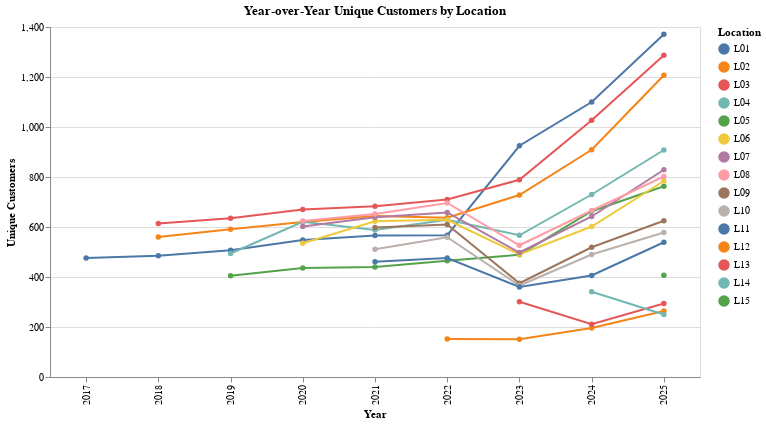

Notebook code for this chart:
### Code cell
import pandas as pd
import altair as alt

# Ensure datetime
customer_order_df["Date"] = pd.to_datetime(customer_order_df["Date"], errors="coerce")

# Aggregate YoY by Location
cust_yoy = (
    customer_order_df
    .dropna(subset=["Date"])  # avoid Year=NaN group
    .assign(Year=lambda df: df["Date"].dt.year)
    .groupby(["Year", "LocationID"], as_index=False)
    .agg(
        orders=("OrderID", "nunique"),
        customers=("CustomerID", "nunique"),
        rows=("CustomerID", "count"),
    )
)

# YoY chart: unique customers by location
chart = (
    alt.Chart(cust_yoy)
    .mark_line(point=True)
    .encode(
        x=alt.X("Year:O", title="Year"),
        y=alt.Y("customers:Q", title="Unique Customers"),
        color=alt.Color("LocationID:N", title="Location"),
        tooltip=[
            alt.Tooltip("Year:O", title="Year"),
            alt.Tooltip("LocationID:N", title="Location"),
            alt.Tooltip("customers:Q", title="Unique Customers"),
            alt.Tooltip("orders:Q", title="Unique Orders"),
            alt.Tooltip("rows:Q", title="Rows"),
        ],
    )
    .properties(title="Year-over-Year Unique Customers by Location", width=650, height=350)
)

chart

### Figure 1 — Vega-Lite specification as saved in the notebook (floating-point values rounded to 4 significant figures)
{"config": {"view": {"continuousWidth": 300, "continuousHeight": 300}}, "data": {"name": "data-6c07531aa2b1eeae8fe35263341da7a1"}, "mark": {"type": "line", "point": true}, "encoding": {"color": {"field": "LocationID", "title": "Location", "type": "nominal"}, "tooltip": [{"field": "Year", "title": "Year", "type": "ordinal"}, {"field": "LocationID", "title": "Location", "type": "nominal"}, {"field": "customers", "title": "Unique Customers", "type": "quantitative"}, {"field": "orders", "title": "Unique Orders", "type": "quantitative"}, {"field": "rows", "title": "Rows", "type": "quantitative"}], "x": {"field": "Year", "title": "Year", "type": "ordinal"}, "y": {"field": "customers", "title": "Unique Customers", "type": "quantitative"}}, "height": 350, "title": "Year-over-Year Unique Customers by Location", "width": 650, "$schema": "https://vega.github.io/schema/vega-lite/v5.20.1.json", "datasets": {"data-6c07531aa2b1eeae8fe35263341da7a1": [{"Year": 2017, "LocationID": "L01", "orders": 733, "customers": 476, "rows": 733}, {"Year": 2018, "LocationID": "L01", "orders": 771, "customers": 485, "rows": 771}, {"Year": 2018, "LocationID": "L02", "orders": 686, "customers": 560, "rows": 686}, {"Year": 2018, "LocationID": "L03", "orders": 729, "customers": 614, "rows": 729}, {"Year": 2019, "LocationID": "L01", "orders": 796, "customers": 507, "rows": 796}, {"Year": 2019, "LocationID": "L02", "orders": 719, "customers": 591, "rows": 719}, {"Year": 2019, "LocationID": "L03", "orders": 748, "customers": 635, "rows": 748}, {"Year": 2019, "LocationID": "L04", "orders": 596, "customers": 494, "rows": 596}, {"Year": 2019, "LocationID": "L05", "orders": 523, "customers": 405, "rows": 523}, {"Year": 2020, "LocationID": "L01", "orders": 860, "customers": 548, "rows": 860}, {"Year": 2020, "LocationID": "L02", "orders": 751, "customers": 620, "rows": 751}, {"Year": 2020, "LocationID": "L03", "orders": 797, "customers": 670, "rows": 797}, {"Year": 2020, "LocationID": "L04", "orders": 747, "customers": 621, "rows": 747}, {"Year": 2020, "LocationID": "L05", "orders": 566, "customers": 436, "rows": 566}, {"Year": 2020, "LocationID": "L06", "orders": 664, "customers": 535, "rows": 664}, {"Year": 2020, "LocationID": "L07", "orders": 735, "customers": 602, "rows": 735}, {"Year": 2020, "LocationID": "L08", "orders": 751, "customers": 624, "rows": 751}, {"Year": 2021, "LocationID": "L01", "orders": 895, "customers": 566, "rows": 895}, {"Year": 2021, "LocationID": "L02", "orders": 774, "customers": 644, "rows": 774}, {"Year": 2021, "LocationID": "L03", "orders": 832, "customers": 683, "rows": 832}, {"Year": 2021, "LocationID": "L04", "orders": 738, "customers": 588, "rows": 738}, {"Year": 2021, "LocationID": "L05", "orders": 571, "customers": 440, "rows": 571}, {"Year": 2021, "LocationID": "L06", "orders": 762, "customers": 623, "rows": 762}, {"Year": 2021, "LocationID": "L07", "orders": 794, "customers": 639, "rows": 794}, {"Year": 2021, "LocationID": "L08", "orders": 795, "customers": 652, "rows": 795}, {"Year": 2021, "LocationID": "L09", "orders": 761, "customers": 598, "rows": 761}, {"Year": 2021, "LocationID": "L10", "orders": 674, "customers": 511, "rows": 674}, {"Year": 2021, "LocationID": "L11", "orders": 605, "customers": 461, "rows": 605}, {"Year": 2022, "LocationID": "L01", "orders": 902, "customers": 567, "rows": 902}, {"Year": 2022, "LocationID": "L02", "orders": 775, "customers": 637, "rows": 775}, {"Year": 2022, "LocationID": "L03", "orders": 848, "customers": 710, "rows": 848}, {"Year": 2022, "LocationID": "L04", "orders": 770, "customers": 629, "rows": 770}, {"Year": 2022, "LocationID": "L05", "orders": 584, "customers": 465, "rows": 584}, {"Year": 2022, "LocationID": "L06", "orders": 786, "customers": 629, "rows": 786}, {"Year": 2022, "LocationID": "L07", "orders": 810, "customers": 658, "rows": 810}, {"Year": 2022, "LocationID": "L08", "orders": 815, "customers": 696, "rows": 815}, {"Year": 2022, "LocationID": "L09", "orders": 800, "customers": 610, "rows": 800}, {"Year": 2022, "LocationID": "L10", "orders": 739, "customers": 559, "rows": 739}, {"Year": 2022, "LocationID": "L11", "orders": 660, "customers": 476, "rows": 660}, {"Year": 2022, "LocationID": "L12", "orders": 152, "customers": 152, "rows": 152}, {"Year": 2023, "LocationID": "L01", "orders": 1138, "customers": 925, "rows": 1138}, {"Year": 2023, "LocationID": "L02", "orders": 858, "customers": 728, "rows": 858}, {"Year": 2023, "LocationID": "L03", "orders": 918, "customers": 789, "rows": 918}, {"Year": 2023, "LocationID": "L04", "orders": 673, "customers": 567, "rows": 673}, {"Year": 2023, "LocationID": "L05", "orders": 582, "customers": 489, "rows": 582}, {"Year": 2023, "LocationID": "L06", "orders": 578, "customers": 490, "rows": 578}, {"Year": 2023, "LocationID": "L07", "orders": 599, "customers": 498, "rows": 599}, {"Year": 2023, "LocationID": "L08", "orders": 620, "customers": 527, "rows": 620}, {"Year": 2023, "LocationID": "L09", "orders": 444, "customers": 375, "rows": 444}, {"Year": 2023, "LocationID": "L10", "orders": 438, "customers": 366, "rows": 438}, {"Year": 2023, "LocationID": "L11", "orders": 432, "customers": 360, "rows": 432}, {"Year": 2023, "LocationID": "L12", "orders": 187, "customers": 151, "rows": 187}, {"Year": 2023, "LocationID": "L13", "orders": 368, "customers": 301, "rows": 368}, {"Year": 2024, "LocationID": "L01", "orders": 1432, "customers": 1100, "rows": 1432}, {"Year": 2024, "LocationID": "L02", "orders": 1138, "customers": 909, "rows": 1138}, {"Year": 2024, "LocationID": "L03", "orders": 1252, "customers": 1027, "rows": 1252}, {"Year": 2024, "LocationID": "L04", "orders": 896, "customers": 730, "rows": 896}, {"Year": 2024, "LocationID": "L05", "orders": 867, "customers": 663, "rows": 867}, {"Year": 2024, "LocationID": "L06", "orders": 753, "customers": 602, "rows": 753}, {"Year": 2024, "LocationID": "L07", "orders": 797, "customers": 642, "rows": 797}, {"Year": 2024, "LocationID": "L08", "orders": 794, "customers": 666, "rows": 794}, {"Year": 2024, "LocationID": "L09", "orders": 641, "customers": 519, "rows": 641}, {"Year": 2024, "LocationID": "L10", "orders": 602, "customers": 490, "rows": 602}, {"Year": 2024, "LocationID": "L11", "orders": 499, "customers": 406, "rows": 499}, {"Year": 2024, "LocationID": "L12", "orders": 232, "customers": 196, "rows": 232}, {"Year": 2024, "LocationID": "L13", "orders": 256, "customers": 211, "rows": 256}, {"Year": 2024, "LocationID": "L14", "orders": 413, "customers": 341, "rows": 413}, {"Year": 2025, "LocationID": "L01", "orders": 1957, "customers": 1371, "rows": 1957}, {"Year": 2025, "LocationID": "L02", "orders": 1575, "customers": 1207, "rows": 1575}, {"Year": 2025, "LocationID": "L03", "orders": 1664, "customers": 1287, "rows": 1664}, {"Year": 2025, "LocationID": "L04", "orders": 1206, "customers": 908, "rows": 1206}, {"Year": 2025, "LocationID": "L05", "orders": 1028, "customers": 763, "rows": 1028}, {"Year": 2025, "LocationID": "L06", "orders": 1020, "customers": 784, "rows": 1020}, {"Year": 2025, "LocationID": "L07", "orders": 1078, "customers": 829, "rows": 1078}, {"Year": 2025, "LocationID": "L08", "orders": 987, "customers": 802, "rows": 987}, {"Year": 2025, "LocationID": "L09", "orders": 807, "customers": 625, "rows": 807}, {"Year": 2025, "LocationID": "L10", "orders": 742, "customers": 578, "rows": 742}, {"Year": 2025, "LocationID": "L11", "orders": 713, "customers": 539, "rows": 713}, {"Year": 2025, "LocationID": "L12", "orders": 337, "customers": 264, "rows": 337}, {"Year": 2025, "LocationID": "L13", "orders": 356, "customers": 294, "rows": 356}, {"Year": 2025, "LocationID": "L14", "orders": 310, "customers": 250, "rows": 310}, {"Year": 2025, "LocationID": "L15", "orders": 553, "customers": 407, "rows": 553}]}}
